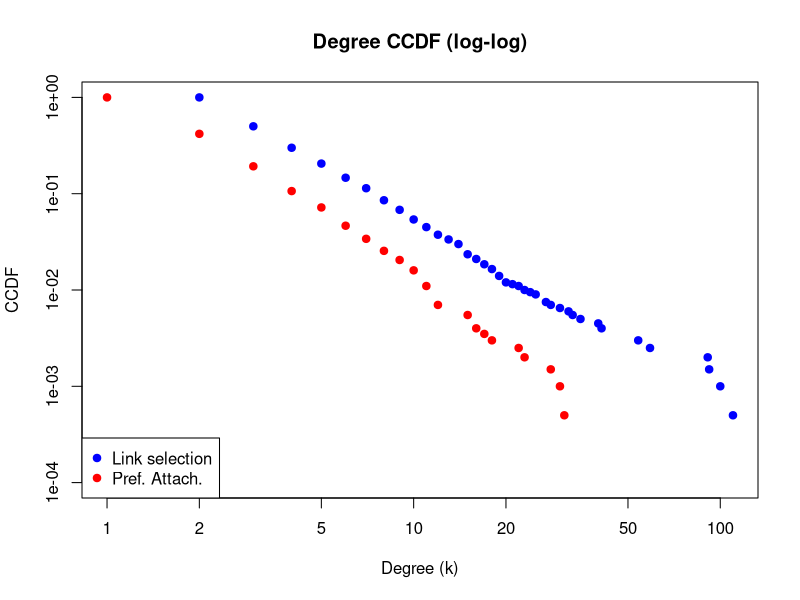

This figure's R source:
# Implement the link selection model to grow the graph in http:
# //www.networkatlas.eu/exercises/17/3/data.txt to 2, 000 nodes
# (for each incoming node, copy 2 edges already present in the net-
# work). Compare the number of edges and the degree distribution
# exponent with a preferential attachment network with 2, 000 nodes
# and average degree of 2.

library(here)
library(igraph)

# Reading the edge list
edges <- read.table("data.txt", header=FALSE)
# Finding all unique node labels and create a mapping to 1:N
nodes <- unique(c(edges$V1, edges$V2))
node_map <- setNames(seq_along(nodes), nodes)

# Remapping the edge list
edges_mapped <- as.data.frame(lapply(edges, function(col) node_map[as.character(col)]))

# Building the graph
g <- graph_from_edgelist(as.matrix(edges_mapped), directed=FALSE)

# Solution

# Growing with link selection model
set.seed(42)
while (vcount(g) < 2000) {
  new_node <- vcount(g) + 1
  edge_indices <- sample(ecount(g), 2, replace=FALSE)
  ends_mat <- ends(g, edge_indices)
  targets <- apply(ends_mat, 1, function(x) sample(x, 1))
  g <- add_vertices(g, 1)
  g <- add_edges(g, c(rbind(new_node, targets)))
}

# Preferential attachment
g_pa <- sample_pa(n=2000, m=1, directed=FALSE)

# Compare edge counts
cat("Link selection graph edges:", ecount(g), "\n")
cat("Preferential attachment graph edges:", ecount(g_pa), "\n")

# Degree exponents
degree_exp <- function(g) {
  deg <- degree(g)
  tab <- table(deg)
  deg_vals <- as.numeric(names(tab))
  deg_prob <- as.numeric(tab) / sum(tab)
  ccdf <- rev(cumsum(rev(deg_prob)))
  sel <- deg_vals >= 1
  fit <- lm(log(ccdf[sel]) ~ log(deg_vals[sel]))
  gamma <- -coef(fit)[2] + 1
  list(gamma=gamma, deg_vals=deg_vals, ccdf=ccdf, fit=fit)
}
le <- degree_exp(g)
pa <- degree_exp(g_pa)

cat(sprintf("Link selection model degree exponent: %.2f\n", le$gamma))
cat(sprintf("Preferential attachment degree exponent: %.2f\n", pa$gamma))

# Plotting degree distributions
plot(le$deg_vals, le$ccdf, log="xy", col="blue", pch=19,
     xlab="Degree (k)", ylab="CCDF", main="Degree CCDF (log-log)",
     xlim=c(1, max(le$deg_vals, pa$deg_vals)), ylim=c(1e-4, 1))
points(pa$deg_vals, pa$ccdf, col="red", pch=19)
legend("bottomleft", legend=c("Link selection", "Pref. Attach."),
       col=c("blue", "red"), pch=19)
